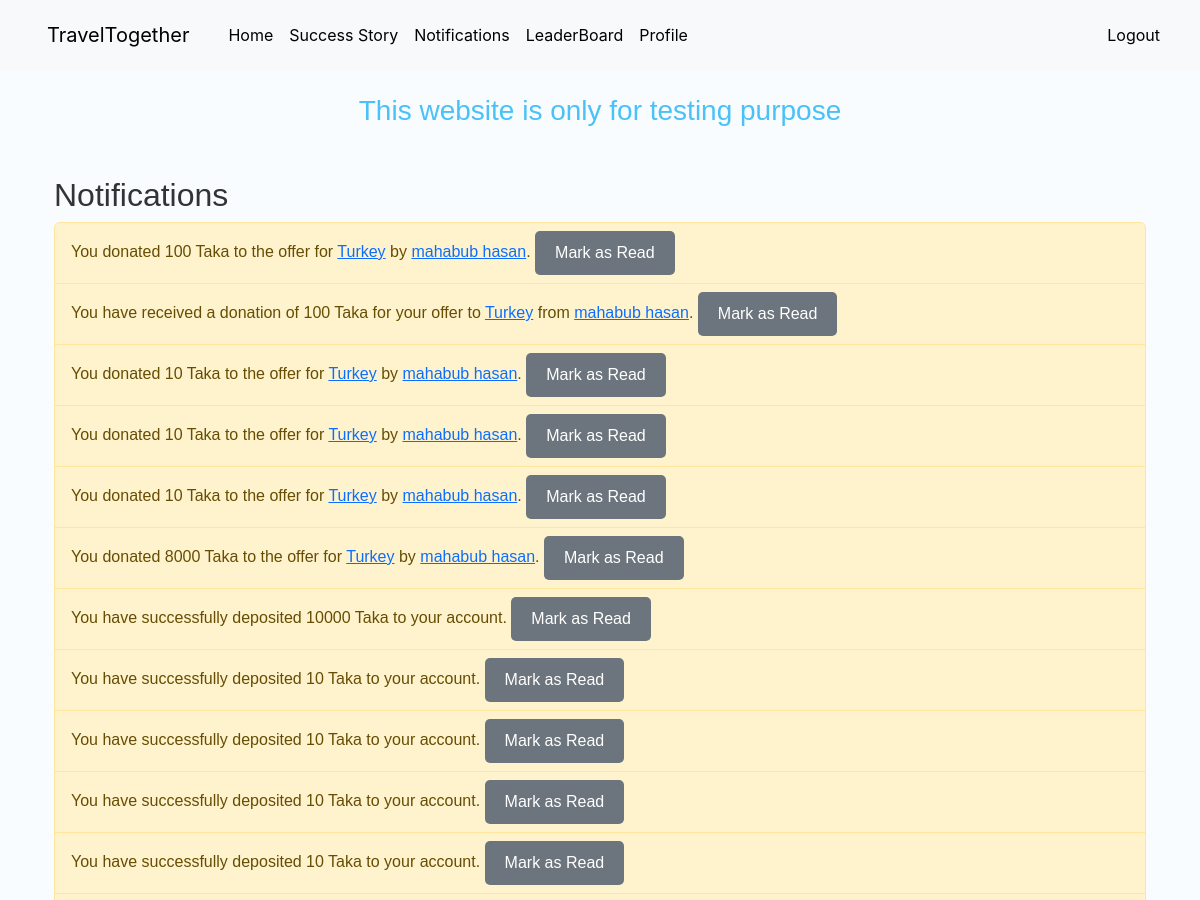
Before: /notifications/ (signed in, upper part) with the older database file.
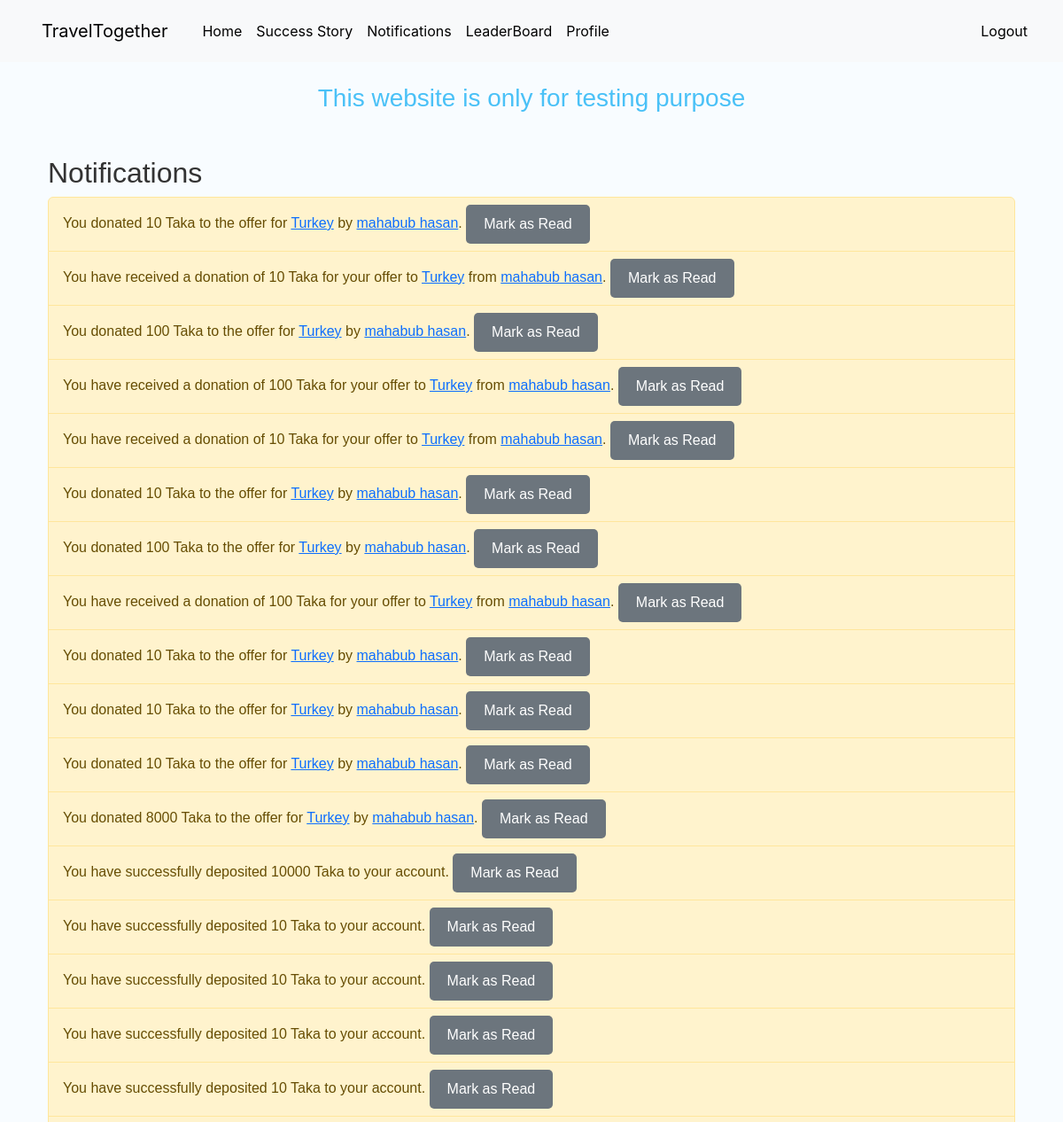
After: the same page with the newer database file.
### main/models.py (models this page shows, shortened)
class Notification(models.Model):
    NOTIFICATION_TYPES = [
        ('Donation', 'Donation'),
        ('Offer Update', 'Offer Update'),
        ('Announcement', 'Announcement'),
    ]
    user = models.ForeignKey(User, related_name='notifications', on_delete=models.CASCADE)
    donor = models.ForeignKey(User, related_name='donations_made', on_delete=models.CASCADE, null=True, blank=True)
    message = models.TextField()
    read = models.BooleanField(default=False)
    created_at = models.DateTimeField(auto_now_add=True)
    type = models.CharField(max_length=20, choices=NOTIFICATION_TYPES, default='General')

### main/views.py (the view)
# urls.py: path('notifications/', views.notifications, name='notifications'),
@login_required
def notifications(request):
    notifications = Notification.objects.filter(user=request.user).order_by('-created_at')
    context = {
        'notifications': notifications
    }
    return render(request, 'notifications.html', context=context)

### main/templates/notifications.html (shortened to what this page needs)
{% extends "base.html" %}
{% block content %}
<div class="container mt-5">
    <h2>Notifications</h2>
    <ul class="list-group">
        {% for notification in notifications %}
            <li class="list-group-item {% if not notification.read %}list-group-item-warning{% endif %}">
                {{ notification.message|safe }}
                <a href="{% url 'mark_as_read' notification.id %}" class="btn btn-sm btn-secondary float-right">Mark as Read</a>
            </li>
        {% endfor %}
    </ul>
</div>
{% endblock %}

### main/templates/base.html (shortened to what this page needs)
<!DOCTYPE html>
<html lang="en">
<head>
    {% load static %}
    {% load account %}
    <link href="https://cdn.jsdelivr.net/npm/bootstrap@5.3.0-alpha1/dist/css/bootstrap.min.css" rel="stylesheet">
    <link rel="stylesheet" href="https://cdn.jsdelivr.net/npm/bootstrap-icons@1.11.3/font/bootstrap-icons.min.css">
    <link rel="stylesheet" href="{% static 'myapp/main.css' %}">
</head>
<body>
    <nav class="navbar navbar-expand-lg navbar-light bg-light">
        <div class="container-fluid">
            <a class="navbar-brand" href="{% url 'home' %}">TravelTogether</a>
            <div class="collapse navbar-collapse" id="navbarNav">
                <ul class="navbar-nav me-auto">
                    <li class="nav-item">
                        <a class="nav-link" href="{% url 'home' %}">Home</a>
                    </li>
                    <li class="nav-item">
                        <a class="nav-link" href="{% url 'success_stories' %}">Success Story</a>
                    </li>
                    <li class="nav-item">
                        <a class="nav-link" href="{% url 'notifications' %}">Notifications</a>
                    </li>
                    <li class="nav-item">
                        <a class="nav-link" href="{% url 'leaderboard' %}">LeaderBoard</a>
                    </li>
                    <li class="nav-item">
                        <a class="nav-link" href="{% url 'profile' %}">Profile</a>
                    </li>
                </ul>
                <ul class="navbar-nav ms-auto">
                    {% if user.is_authenticated %}
                        <li class="nav-item">
                            <a class="nav-link" href="{% url 'account_logout' %}">Logout</a>
                        </li>
                    {% else %}
                        <li class="nav-item">
                            <a class="nav-link" href="{% url 'account_login' %}">Login</a>
                        </li>
                    {% endif %}
                </ul>
            </div>
        </div>
    </nav>
    <h3 class="text-center mt-4" style="color: #4ac1f7">This website is only for testing purpose</h3>
    <div class="container">
        {% block content %}
        {% endblock %}
    </div>
</body>
</html>

### main/static/myapp/main.css (style rules this page uses)
body { font-family: "Gill Sans", sans-serif; background-color: #f8fcff; color: #333; margin: 0; padding: 0; }
.container { margin-top: 30px; }
.btn { font-size: 1rem; padding: 10px 20px; border-radius: 5px; border: none; transition: background-color 0.3s; }
.navbar { color: black; background-color: #343a40; padding: 10px 20px; }
.navbar a { font-family: -apple-system, BlinkMacSystemFont, "Segoe UI", ui-system, sans-serif; color: #000000; text-decoration: none; padding: 10px 15px; display: inline-block; transition: background-color 0.3s; }

Changed rows visible on the page:
added Notification: message "You donated 10 Taka to the offer for Turkey by mahabub hasan ."
added Notification: message "You have received a donation of 10 Taka for your offer to Turkey from mahabub hasan ."
added Notification: message "You donated 100 Taka to the offer for Turkey by mahabub hasan ."
added Notification: message "You have received a donation of 100 Taka for your offer to Turkey from mahabub hasan ."
added Notification: message "You have received a donation of 10 Taka for your offer to Turkey from mahabub hasan ."
added Notification: message "You donated 10 Taka to the offer for Turkey by mahabub hasan ."
